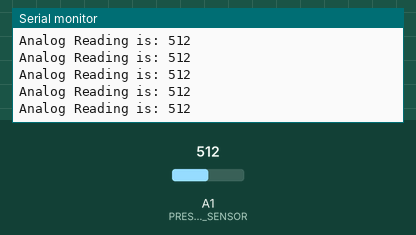
This sketch was run on a simulated Arduino Uno, built with avr-gcc and run on an emulated ATmega328P. On the bench: the last lines printed to the serial monitor. The test bench sets the inputs (shaded band); at power-on: A1 (PRESSURE_SENSOR) = 512.

Above: at 1.2 s.
1.3 s: A1 (PRESSURE_SENSOR) set to 990
At 2.1 s:
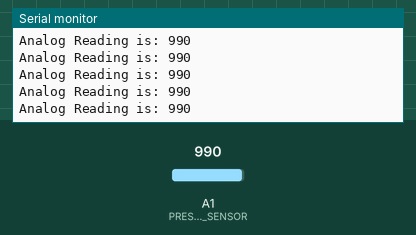
4.3 s: A1 (PRESSURE_SENSOR) set to 1014
At 5.4 s:
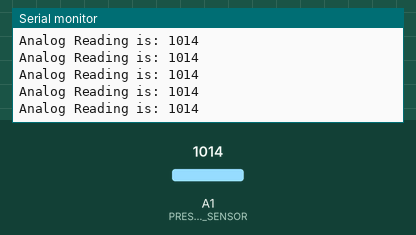
14.8 s: A1 (PRESSURE_SENSOR) set to 11
At 15.8 s:
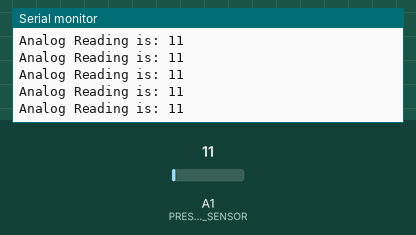
16.3 s: A1 (PRESSURE_SENSOR) set to 8
At 16.9 s:
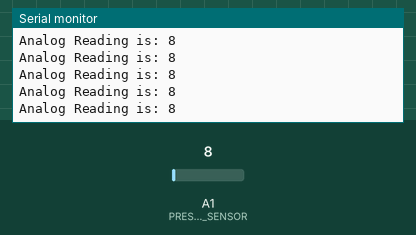
Timing chart, 0 to 18.8 s (numbered marks = the images above; inputs shaded):
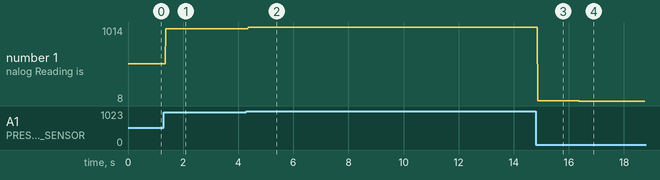

Measured:
- after the input at 1.3 s, the serial monitor: prints a new line after 0.07 s (image 1)
- after the input at 4.3 s, the serial monitor: prints a new line after 0.07 s (image 2)
- after the input at 14.8 s, the serial monitor: prints a new line after 0.07 s (image 3)
- after the input at 16.3 s, the serial monitor: prints a new line after 0.08 s (image 4)
- plotted number 1: 512 → 990 after the input at 1.3 s, 990 → 1014 after the input at 4.3 s, 1014 → 11 after the input at 14.8 s, 11 → 8 after the input at 16.3 s

The sketch:

ForceSensingResistor.ino
```cpp
const int PRESSURE_SENSOR = A1;

void setup() {
    Serial.begin(9600);
}

void loop() {
    int reading = analogRead(PRESSURE_SENSOR);
    Serial.println("Analog Reading is: " + String(reading));
    delay(10);
}
```
